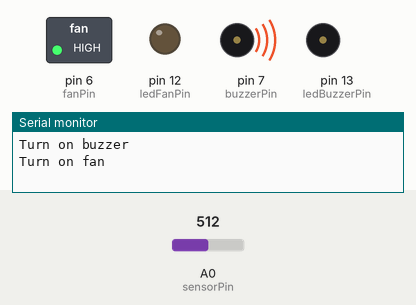
A sketch run on a simulated Arduino Uno, built with avr-gcc and run on an emulated ATmega328P. Shown: switched loads named in the sketch (green lamp = pin HIGH), output pins drawn as LEDs (lit = HIGH), buzzer (waves = sounding, pin HIGH), the last lines printed to the serial monitor. Inputs (shaded band) come from the test bench; at power-on: A0 (sensorPin) = 512.

Above: at 1.8 s.
1.9 s: A0 (sensorPin) set to 216
3.4 s: A0 (sensorPin) set to 196
At 5.0 s:
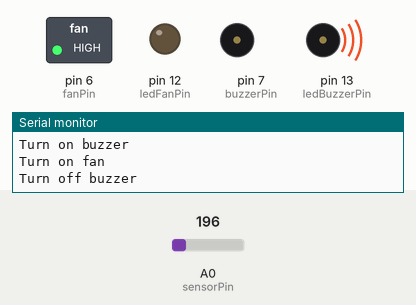
5.5 s: A0 (sensorPin) set to 178
7.2 s: A0 (sensorPin) set to 152
At 9.2 s:
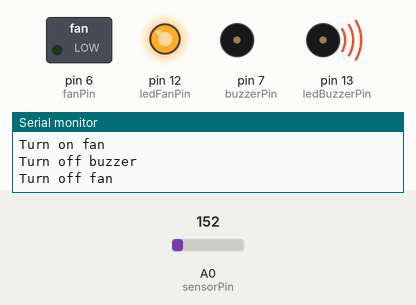
9.5 s: A0 (sensorPin) set to 306
At 10.8 s:
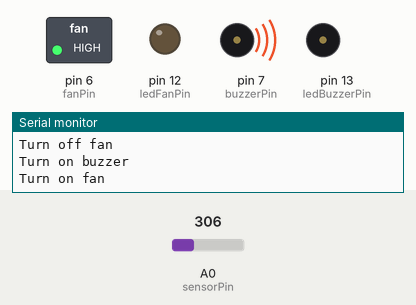
11.5 s: A0 (sensorPin) set to 122
At 12.4 s:
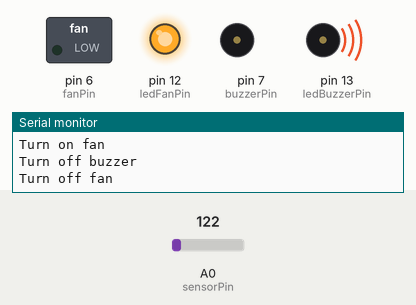
Timing chart, 0 to 14.5 s (numbered marks = the images above; inputs shaded):
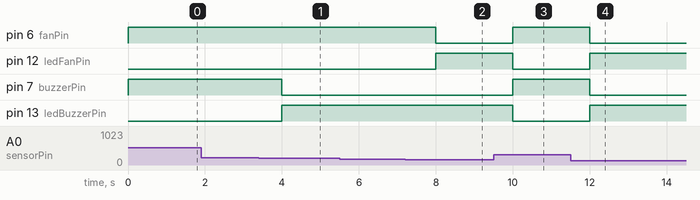

The sketch:

main.ino
```cpp
// Desafio DIO - Estufa de hortaliças IoT
// Curso: IoT Specialist
// Aluno: Ruan Carlos Aragão Sousa
// Email: ruanaragao2@gmail.com
//

const int sensorPin = 0;
const int buzzerPin = 7;
const int fanPin = 6;
const int ledFanPin = 12;
const int ledBuzzerPin = 13;

int val = 0;
float celsius=0.0;
bool fanEnabled = false;
bool buzzerEnabled = false;


void setup()
{
  Serial.begin(9600);
  pinMode(sensorPin, INPUT);
  pinMode(buzzerPin, OUTPUT);
  pinMode(fanPin, OUTPUT);
  pinMode(ledFanPin, OUTPUT);
  pinMode(ledBuzzerPin, OUTPUT);
}

void loop()
{
  // getting the voltage reading from the temperature sensor
  int reading = analogRead(sensorPin);

  // converting that reading to voltage, for 3.3v arduino use 3.3
  float voltage = reading * 5.0;
  voltage /= 1024.0;

  // print out the voltage
  // Serial.print(voltage); Serial.println(" volts");

  // Temperature in C
  float temperature = (voltage - 0.5) * 100 ;  //converting from 10 mv per degree wit 500 mV offset
  //to degrees ((voltage - 500mV) times 100)
  //Serial.print(temperature); Serial.println(" degrees C");

  if (temperature >= 50) {
    if (!buzzerEnabled){
    	buzzerEnabled = true;
      	digitalWrite(buzzerPin, HIGH);
      	digitalWrite(ledBuzzerPin, LOW);
    	Serial.println("Turn on buzzer");
    }
  } else {
  	if (buzzerEnabled){
    	buzzerEnabled = false;
      	digitalWrite(buzzerPin, LOW);
      	digitalWrite(ledBuzzerPin, HIGH);
    	Serial.println("Turn off buzzer");
    }
  }

  if (temperature >= 30) {
    if (!fanEnabled) {
    	fanEnabled = true;
      	digitalWrite(fanPin, HIGH);
      	digitalWrite(ledFanPin, LOW);
  		Serial.println("Turn on fan");
    }
  } else {
  	if (fanEnabled) {
    	fanEnabled = false;
      	digitalWrite(fanPin, LOW);
      	digitalWrite(ledFanPin, HIGH);
  		Serial.println("Turn off fan");
    }
  }


  delay(1000);
}
```

Measured:
- the behaviour switches between 205 and 204 on A0 (sensorPin) (found by bisection; images 0 and 1)
- the behaviour switches between 164 and 163 on A0 (sensorPin) (found by bisection; images 1 and 2)
- after the input at 1.9 s, every drawn part: stays the same
- after the input at 3.4 s, pin 7 (buzzerPin): HIGH → LOW after 0.60 s; pin 13 (ledBuzzerPin): LOW → HIGH after 0.60 s
- after the input at 5.5 s, every drawn part: stays the same
- after the input at 7.2 s, pin 6 (fanPin): HIGH → LOW after 0.80 s; pin 12 (ledFanPin): LOW → HIGH after 0.80 s
- after the input at 9.5 s, pin 6 (fanPin), pin 7 (buzzerPin): LOW → HIGH after 0.50 s; pin 12 (ledFanPin), pin 13 (ledBuzzerPin): HIGH → LOW after 0.50 s
- after the input at 11.5 s, pin 6 (fanPin), pin 7 (buzzerPin): HIGH → LOW after 0.50 s; pin 12 (ledFanPin), pin 13 (ledBuzzerPin): LOW → HIGH after 0.50 s
